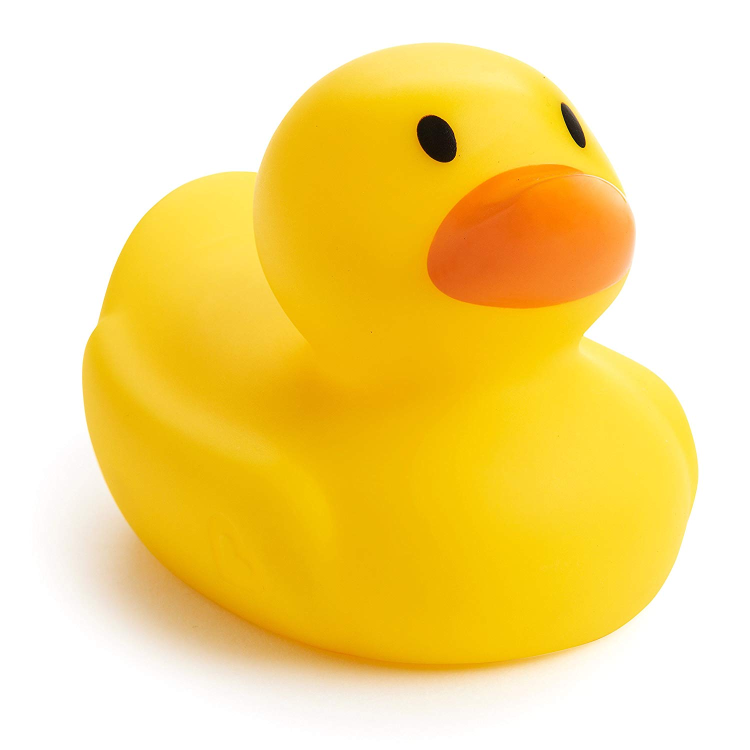
#> input picture OldProjects/segmentation/duck.jpg, 1500 x 1500 px (shown at 1/2 size)
$ python segTest.py
#> lines starting #> are read from the running program, lines starting #| are printed output that depends on the picture
import cv2,cv
import numpy as np
from matplotlib import pyplot as plt
import sys


# [64 lines left out: functions on_mouse, region_growing, not called in this run]


if __name__ == '__main__':

    boxes = []
    filename = 'duck.jpg'
    img = cv2.imread(filename, 0)
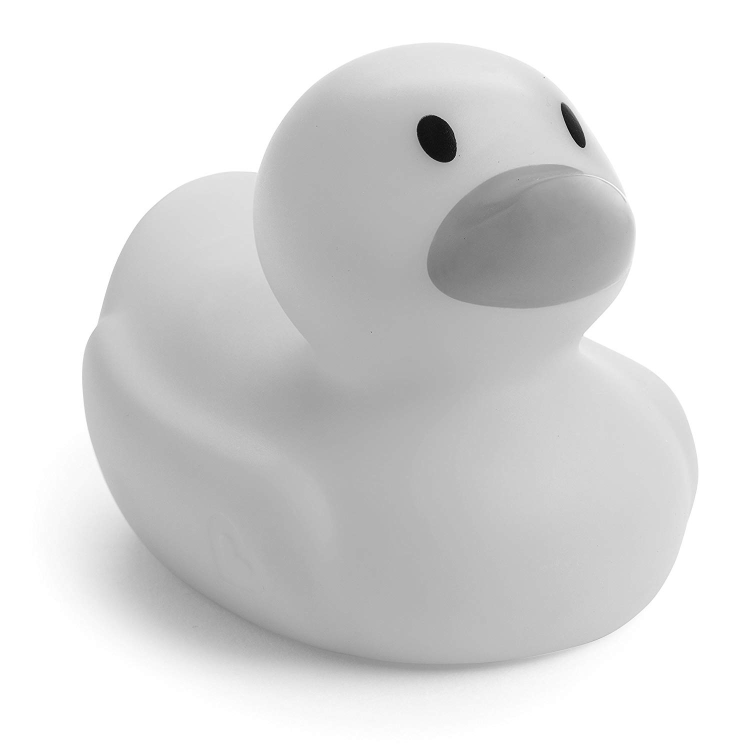
#> img: shape (1500, 1500) (shown at 1/2 size); min 0, max 255, mean 218
    resized = cv2.resize(img,(256,256))
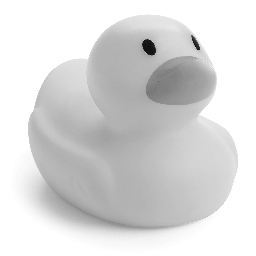
#> resized: shape (256, 256); min 11, max 255, mean 217.9
    cv2.namedWindow('input')
    cv2.setMouseCallback('input', on_mouse, 0,)
    cv2.imshow('input', resized)
    cv2.waitKey()
    print ("Starting region growing based on last click")
#> (the run stopped early here; a loop or call above may not have finished)
